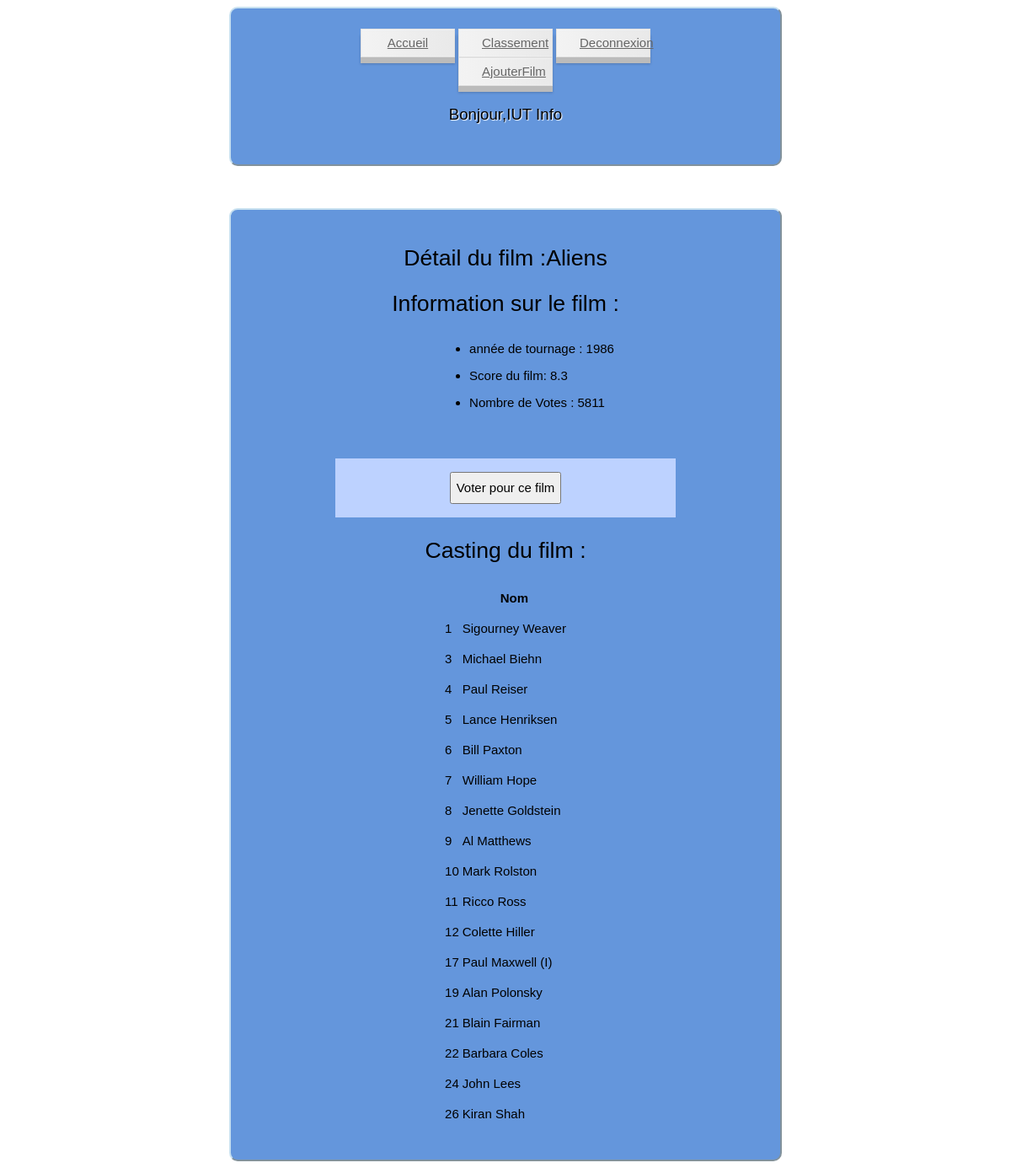
Page /index.php?ID=13 (signed in) on the committed database.
### tables this page shows
CREATE TABLE IF NOT EXISTS `Movie` (
  `MovieID` int(11) NOT NULL,
  `Titre` varchar(70) NOT NULL,
  `Année` int(4) NOT NULL,
  `Score` float NOT NULL,
  `Votes` int(11) NOT NULL
);

CREATE TABLE IF NOT EXISTS `Casting` (
  `MovieID` int(11) NOT NULL,
  `ActorID` int(11) NOT NULL,
  `Ordinal` int(11) NOT NULL
);

CREATE TABLE IF NOT EXISTS `Actor` (
  `ActorID` int(11) NOT NULL,
  `Nom` varchar(35) NOT NULL
);

### Model/Model.php (called while the page is built)
<?php
	abstract class Model{
		private static $bdd;
		protected function executerRequete($sql, $params = null) {
			if ($params == null) {
				$resultat = self::getBdd()->query($sql);
			}
			else {
				$resultat = self::getBdd()->prepare($sql);
				$resultat->execute($params);
			}
			return $resultat;
		}
		private static function getBdd() {
			if(self::$bdd == null){
				require './bin/Cinema.php';
				self::$bdd = new PDO('mysql:host='.$host .';dbname='.$nombase ,$user,$password);
				self::$bdd->exec('SET NAMES utf8');
				self::$bdd->setAttribute(PDO::ATTR_ERRMODE,PDO::ERRMODE_EXCEPTION);
			}
			return self::$bdd;
		}
	}
?>

### Model/FilmManager.php (called while the page is built, shortened)
<?php
	require('Model/Model.php');
	class FilmManager extends Model{
		public function  getCasting($movieID){
			$reqCast=$this->executerRequete('Select Nom , Ordinal from Actor a join Casting c on a.ActorID=c.ActorID where MovieID= ? Order by Ordinal',array($movieID));
			return $reqCast-> fetchAll ( PDO :: FETCH_ASSOC );
		}
		public function getFilmDetails($movieID){
			$reqFilm=$this->executerRequete('Select * from Movie where MovieID= ? ',array($movieID));
			return $reqFilm-> fetch( PDO :: FETCH_ASSOC );
		}
		public function dejaVote($userID,$filmID){
			$liste=$this->executerRequete("Select MovieID from Vote where UserID= (select UserID from Utilisateur where login= ?) ", array($userID));
			$res=$liste->fetchall( PDO :: FETCH_ASSOC);
			return False;
		}
	}
?>

### bin/Cinema.php (called while the page is built)
<?php
$host ="localhost";
$user ="p1505974";
$password="243024";
$nombase="p1505974";
 ?>

### Views/detailsFilm.php (the view, shortened to what this page needs)
<?php
		echo '<h1>Détail du film :'. "$resultFilm[Titre]".'</h1>
					<h2>Information sur le film : </h2>';
						echo '<ul> <li>année de tournage : '.$resultFilm['Année'].'</li>';
						echo '<li>Score du film: '.$resultFilm['Score'].'</li>';
						echo '<li> Nombre de Votes : '.$resultFilm['Votes'].'</li> </ul>';
						if(isset($_SESSION['Login'])){
							if($dejaVote){
								echo '<p>Vous avez deja voté pour ce film </p>';
							}else{
								echo '<form Method=Post  Action="./index.php?action=vote ">
										<input type=hidden name=movieID value='.$_GET['ID'].'>';
								echo	'<button> Voter pour ce film </button>
										</form>';
							}
						}else echo '<p>Vous devez vous connecter pour voter</p>';
		echo '<h2>Casting du film : </h2>
				<table>
					<tr>
						<th></th>
						<th>Nom</th>
					</tr>';
		foreach($resultCast as $ligne){
			echo '<tr><td>'.$ligne['Ordinal'].'</td><td>'.$ligne['Nom'].'</td></tr>';
		}
		echo '</table>';
	require("./Views/layout.php");
?>

### Web/CSS/superstyle.css (style rules this page uses)
body { background-image:url(http://cdn30.us1.fansshare.com/image/backgroundimage/bigstock-abstract-blue-background-repeat-1589075503.jpg); background-size:50%; }
h1,h2 { text-align: center; font: normal normal 300 15px/32px "Electrolize", Helvetica, sans-serif; font-size:20pt; }
ul { margin-left:30%; margin-right:30%; width:200px; font: normal normal 300 15px/32px "Electrolize", Helvetica, sans-serif; }
table { margin:auto; font: normal normal 300 15px/32px "Electrolize", Helvetica, sans-serif; }
form { width:90%; background-color: #bdd2ff; margin: 50px auto 0; padding: 1em; text-align: center; }
button { font: normal normal 300 15px/32px "Electrolize", Helvetica, sans-serif; }

### rows in the picture
movie: Titre "Aliens", Année "1986", Score "8.3", Votes "5811"
casting: Ordinal "1", ActorID.Nom "Sigourney Weaver"
casting: Ordinal "3", ActorID.Nom "Michael Biehn"
casting: Ordinal "4", ActorID.Nom "Paul Reiser"
casting: Ordinal "5", ActorID.Nom "Lance Henriksen"
casting: Ordinal "6", ActorID.Nom "Bill Paxton"
casting: Ordinal "7", ActorID.Nom "William Hope"
casting: Ordinal "8", ActorID.Nom "Jenette Goldstein"
casting: Ordinal "9", ActorID.Nom "Al Matthews"
casting: Ordinal "10", ActorID.Nom "Mark Rolston"
casting: Ordinal "11", ActorID.Nom "Ricco Ross"
casting: Ordinal "12", ActorID.Nom "Colette Hiller"
casting: Ordinal "17", ActorID.Nom "Paul Maxwell (I)"
casting: Ordinal "19", ActorID.Nom "Alan Polonsky"
casting: Ordinal "21", ActorID.Nom "Blain Fairman"
casting: Ordinal "22", ActorID.Nom "Barbara Coles"
casting: Ordinal "24", ActorID.Nom "John Lees"
casting: Ordinal "26", ActorID.Nom "Kiran Shah"

### other values in the picture
$_SESSION['Nom'] "IUT Info"
